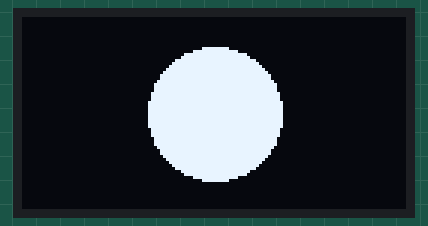
A sketch run on a simulated Arduino Uno, built with avr-gcc and run on an emulated ATmega328P. On the bench: 128×64 one-colour display.

Above: at 0.52 s.
At 1.46 s:
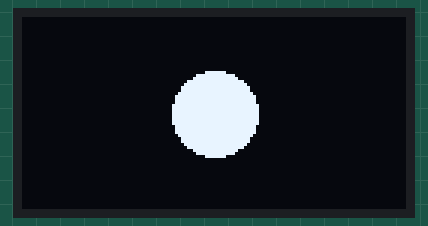
At 1.98 s:
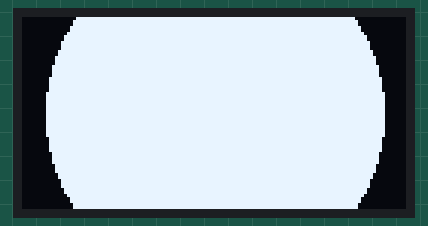
At 10.2 s:
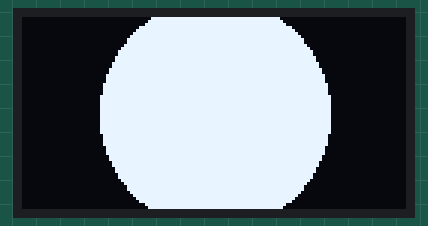
At 19.33 s:
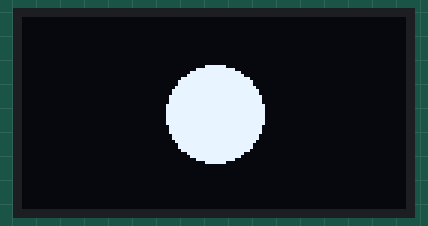
At 38.94 s:
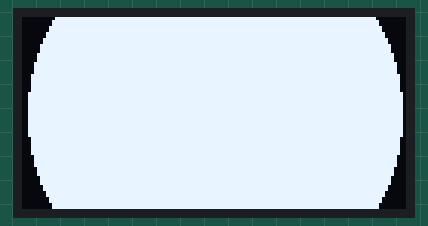

The sketch:

DrawCircle.ino
```cpp
/**
 * Simple example that animates an increasingly large circle on screen
 *
 * Adafruit Gfx Library:
 * https://learn.adafruit.com/adafruit-gfx-graphics-library/overview
 *
 * Adafruit OLED tutorials:
 * https://learn.adafruit.com/monochrome-oled-breakouts
 *
 * By Jon E. Froehlich
 * @jonfroehlich
 * http://makeabilitylab.io
 *
 */

#include <SPI.h>
#include <Wire.h>
#include <Adafruit_GFX.h>
#include <Adafruit_SSD1306.h>

#define SCREEN_WIDTH 128 // OLED display width, in pixels
#define SCREEN_HEIGHT 64 // OLED display height, in pixels

// Declaration for an SSD1306 display connected to I2C (SDA, SCL pins)
#define OLED_RESET     4 // Reset pin # (or -1 if sharing Arduino reset pin)
Adafruit_SSD1306 _display(SCREEN_WIDTH, SCREEN_HEIGHT, &Wire, OLED_RESET);

void setup() {
  Serial.begin(9600);

  // SSD1306_SWITCHCAPVCC = generate display voltage from 3.3V internally
  if(!_display.begin(SSD1306_SWITCHCAPVCC, 0x3D)) { // Address 0x3D for 128x64
    Serial.println(F("SSD1306 allocation failed"));
    for(;;); // Don't proceed, loop forever
  }

  _display.clearDisplay();
}

void loop() {
  // Clear the buffer
  _display.clearDisplay();

  // We could certainly modify this to not use an embedded loop
  // But fine for now just to demonstrate drawing function
  for(int16_t i=0; i<max(_display.width(),_display.height())/2; i+=2) {
    _display.fillCircle(_display.width() / 2, _display.height() / 2, i, SSD1306_WHITE);
    _display.display();
    delay(1);
  }

  delay(100);
}
```
